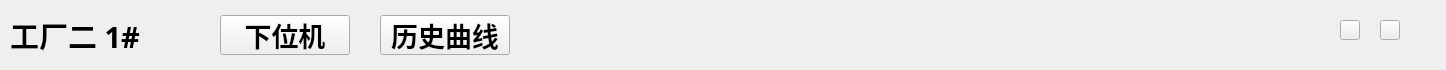
   <widget class="QWidget" name="widget_title" native="true">
    <property name="geometry">
     <rect>
      <x>2</x>
      <y>0</y>
      <width>1446</width>
      <height>70</height>
     </rect>
    </property>
    <property name="styleSheet">
     <string notr="true">#widget_title{
border-top-left-radius: 10px;   /* 设置左上角的圆角半径 */
border-top-right-radius: 10px;  /* 设置右上角的圆角半径 */
border-bottom-left-radius: 0px; /* 保持左下角的圆角半径为 0 */
border-bottom-right-radius: 0px;/* 保持右下角的圆角半径为 0 */
background-color: rgb(170, 170, 255);
}</string>
    </property>
    <widget class="QLabel" name="label_factory_num">
     <property name="geometry">
      <rect>
       <x>10</x>
       <y>15</y>
       <width>140</width>
       <height>40</height>
      </rect>
     </property>
     <property name="font">
      <font>
       <family>华文中宋</family>
       <pointsize>22</pointsize>
       <weight>75</weight>
       <bold>true</bold>
      </font>
     </property>
     <property name="text">
      <string>工厂二 1#</string>
     </property>
    </widget>
    <widget class="QPushButton" name="pushButton_lower_pc">
     <property name="geometry">
      <rect>
       <x>220</x>
       <y>15</y>
       <width>130</width>
       <height>40</height>
      </rect>
     </property>
     <property name="font">
      <font>
       <family>华文仿宋</family>
       <pointsize>20</pointsize>
       <weight>75</weight>
       <bold>true</bold>
      </font>
     </property>
     <property name="text">
      <string>下位机</string>
     </property>
    </widget>
    <widget class="QPushButton" name="pushButton_historical_curve">
     <property name="geometry">
      <rect>
       <x>380</x>
       <y>15</y>
       <width>130</width>
       <height>40</height>
      </rect>
     </property>
     <property name="font">
      <font>
       <family>华文仿宋</family>
       <pointsize>20</pointsize>
       <weight>75</weight>
       <bold>true</bold>
      </font>
     </property>
     <property name="text">
      <string>历史曲线</string>
     </property>
    </widget>
    <widget class="QPushButton" name="pushButton_3">
     <property name="geometry">
      <rect>
       <x>1340</x>
       <y>20</y>
       <width>20</width>
       <height>20</height>
      </rect>
     </property>
     <property name="styleSheet">
      <string notr="true">border-image: url(:/logo/minisize.png);</string>
     </property>
     <property name="text">
      <string/>
     </property>
    </widget>
    <widget class="QPushButton" name="pushButton_4">
     <property name="geometry">
      <rect>
       <x>1380</x>
       <y>20</y>
       <width>20</width>
       <height>20</height>
      </rect>
     </property>
     <property name="styleSheet">
      <string notr="true">border-image: url(:/logo/close.png);</string>
     </property>
     <property name="text">
      <string/>
     </property>
    </widget>
   </widget>
